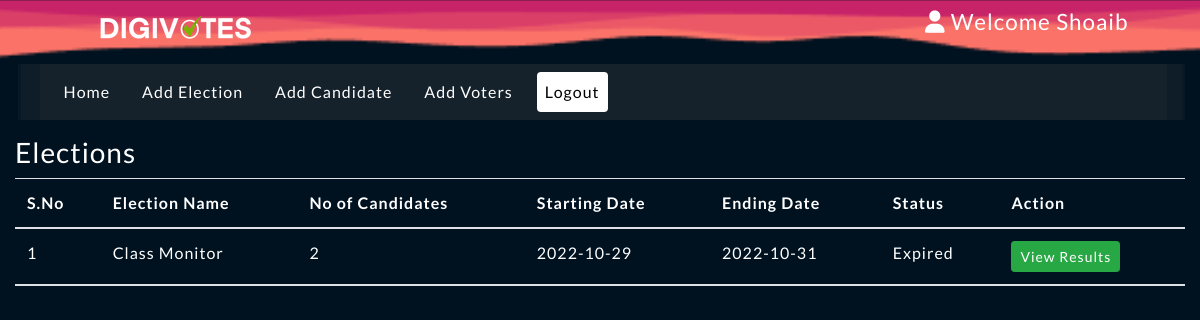
/admin/index.php?homepage=1 (signed in), run on the app's committed database.
### tables this page shows
CREATE TABLE `elections` (
  `id` int(11) NOT NULL,
  `election_topic` varchar(255) DEFAULT NULL,
  `no_of_candidates` int(11) DEFAULT NULL,
  `starting_date` date DEFAULT NULL,
  `ending_date` date DEFAULT NULL,
  `status` varchar(45) DEFAULT NULL,
  `inserted_by` varchar(255) DEFAULT NULL,
  `inserted_on` date DEFAULT NULL
);

### admin/inc/homepage.php (the view)
<div class="row my-3">
    <div class="col-12" style="color:white;">
        <h3>Elections</h3>
        <table class="table">
            <thead>
                <tr>
                    <th scope="col">S.No</th>
                    <th scope="col">Election Name</th>
                    <th scope="col">No of Candidates</th>
                    <th scope="col">Starting Date</th>
                    <th scope="col">Ending Date</th>
                    <th scope="col">Status </th>
                    <th scope="col">Action </th>
                </tr>
            </thead>
            <tbody>
                <?php
                    $fetchingData = mysqli_query($db, "SELECT * FROM elections") or die(mysqli_error($db));
                    $isAnyElectionAdded = mysqli_num_rows($fetchingData);
                    if($isAnyElectionAdded > 0)
                    {
                        $sno = 1;
                        while($row = mysqli_fetch_assoc($fetchingData))
                        {
                            $election_id = $row['id'];
                ?>
                            <tr>
                                <td><?php echo $sno++; ?></td>
                                <td><?php echo $row['election_topic']; ?></td>
                                <td><?php echo $row['no_of_candidates']; ?></td>
                                <td><?php echo $row['starting_date']; ?></td>
                                <td><?php echo $row['ending_date']; ?></td>
                                <td><?php echo $row['status']; ?></td>
                                <td>
                                    <a href="index.php?viewResult=<?php echo $election_id; ?>" class="btn btn-sm btn-success"> View Results </a>
                                </td>
                            </tr>
                <?php
                        }
                    }else {
            ?>
                        <tr>
                            <td colspan="7"> No any election is added yet. </td>
                        </tr>
            <?php
                    }
                ?>
            </tbody>
        </table>
    </div>
</div>

### assets/css/style.css (style rules this page uses)
body { font-family: 'Lato', sans-serif; background: url(../images/s.png) ; background-size: cover; letter-spacing: 1px; color:rgb(255, 255, 255); }
.table,thead,th { color: rgb(255, 255, 255); }
.my-3 { margin-top: 2rem !important; }
.row { margin-top: 1rem !important; }
::placeholder { color: black; opacity: 1; }
tr { align-items: center; }

### data on the page
elections: election_topic "Class Monitor", no_of_candidates "2", starting_date "2022-10-29", ending_date "2022-10-31", status "Expired"

### other printed values
$_SESSION['username'] "Shoaib"
